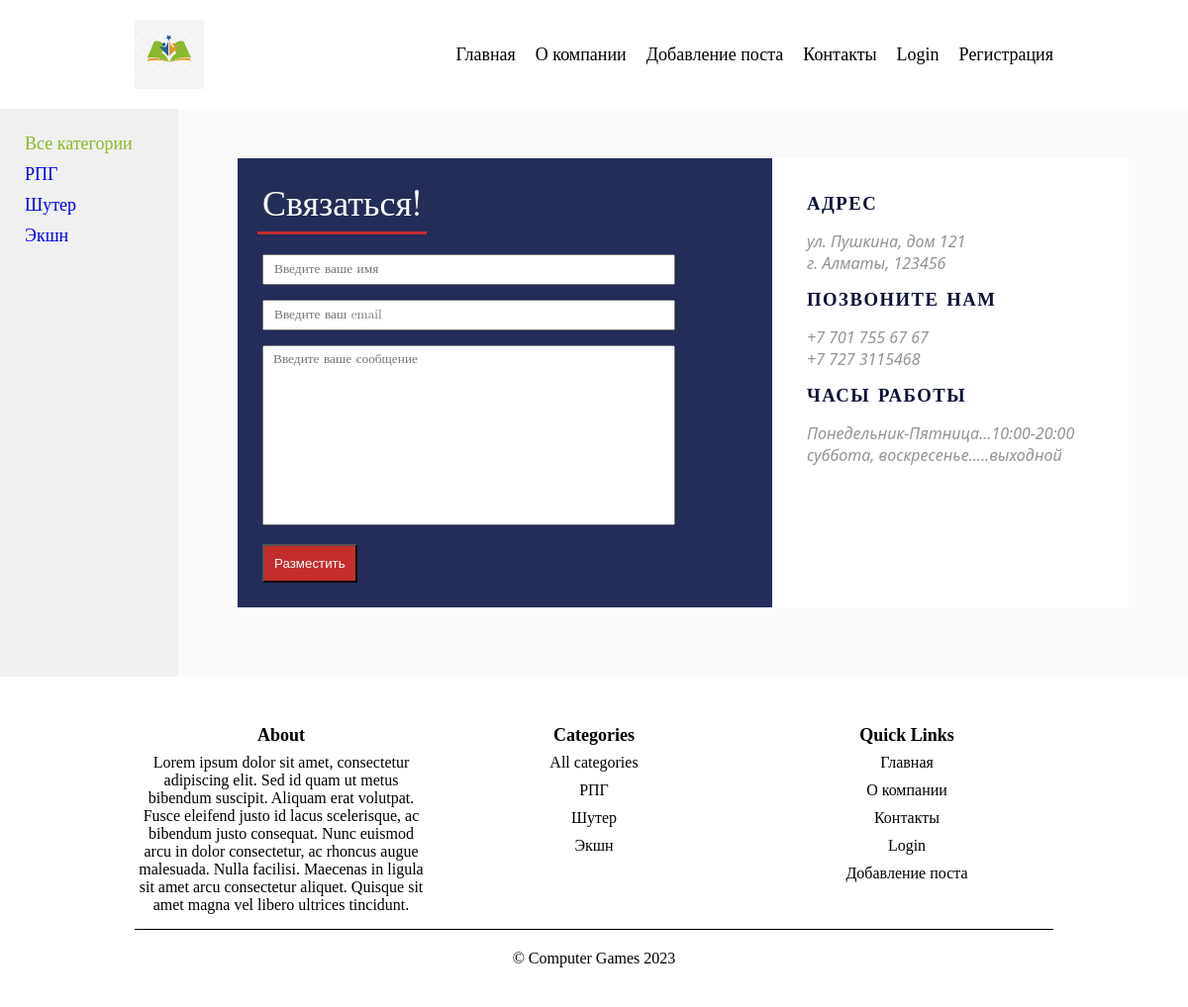
Page /contact/ on the committed database.
### index/models.py (models this page shows)
class Category(models.Model):
    name = models.CharField(max_length=100, db_index=True, verbose_name = 'Категория')
    slug = models.SlugField(max_length=255, db_index=True, verbose_name='URL')
    def __str__(self):
        return self.name
    def get_absolute_url(self):
        return reverse('category', kwargs={'cat_slug':self.slug})
    class Meta:
        verbose_name = 'Категория'
        verbose_name_plural = 'Категории'
        ordering = ['id']

### index/views.py (the view)
# urls.py: path('contact/', ContactView.as_view(), name = 'contact'),
class ContactView(DataMixin, FormView):
    form_class = ContactForm
    template_name = 'index/contact.html'
    success_url = reverse_lazy('home')
    def get_context_data(self, *, object_list=None, **kwargs):
        context = super().get_context_data(**kwargs)
        c_def = self.get_user_context(title="Связаться!", address=['ул. Пушкина, дом 121','г. Алматы, 123456'], phone_nums = ['+7 701 755 67 67', '+7 727 3115468'], opening_hours = ['Понедельник-Пятница...10:00-20:00','суббота, воскресенье.....выходной'])
        return dict(list(context.items()) + list(c_def.items()))

### index/forms.py
class ContactForm(forms.Form):
    name = forms.CharField(max_length=255, widget=forms.TextInput(attrs={'placeholder':'Введите ваше имя','class': 'contact__form__input' }))
    email = forms.CharField(max_length=255, widget=forms.TextInput(attrs={'placeholder':'Введите ваш email','class': 'contact__form__input'}))
    message = forms.CharField( widget=forms.Textarea(attrs={'placeholder':'Введите ваше сообщение', 'class': 'contact__form__input', 'cols': 60,'rows':10}))

### index/templatetags/index_tags.py (called while the page is built)
@register.simple_tag(name = 'getcats')
def get_categories(filter = None):
    if not filter:
        return Category.objects.all()
    else:
        return Category.objects.filter(pk = filter)

@register.inclusion_tag('index/list_categories.html')
def show_categories(sort = None, cat_selected = 0):
    if not sort:
        cats = Category.objects.all()
    else:
        cats = Category.objects.order_by(sort)
    return {'cats' : cats, 'cat_selected' : cat_selected}

@register.inclusion_tag('index/list_menu.html')
def show_menu():
    menu = [
        {'title': 'Главная', 'url_name': 'home'},
        {'title': 'О компании', 'url_name': 'about'},
        {'title': 'Добавление поста', 'url_name': 'addpost'},
        {'title': 'Контакты', 'url_name': 'contact'},
        {'title': 'Login', 'url_name': 'login'},
        {'title': 'Регистрация', 'url_name': 'register'}
    ]
    return {'menu':menu}

@register.inclusion_tag('index/footer.html')
def show_footer():
    menu = [
        {'title': 'Главная', 'url_name': 'home'},
        {'title': 'О компании', 'url_name': 'about'},
        {'title': 'Контакты', 'url_name': 'contact'},
        {'title': 'Login', 'url_name': 'login'},
        {'title': 'Добавление поста', 'url_name' : 'addpost'}
    ]
    about = 'Lorem ipsum dolor sit amet, consectetur adipiscing elit. Sed id quam ut metus bibendum suscipit. Aliquam erat volutpat. Fusce eleifend justo id lacus scelerisque, ac bibendum justo consequat. Nunc euismod arcu in dolor consectetur, ac rhoncus augue malesuada. Nulla facilisi. Maecenas in ligula sit amet arcu consectetur aliquet. Quisque sit amet magna vel libero ultrices tincidunt.'
    return {'menu': menu, 'about' : about}

### index/templates/index/contact.html (shortened to what this page needs)
{%extends 'index/base.html' %}
{% block content %}
    <div class="content">
        <div class="contact__wrap">
            <div class="contact__form">
                <h2>{{title}}</h2>
                <form action="{% url 'contact' %}" method="post">
                    {%for field in form%}
                        <div>
                            {{field}}
                        </div>
                    {% endfor %}
                    <button type="submit">Разместить</button>
                </form>
            </div>
            <div class="contact__info">
                <div class="contact__block">
                    <h3>АДРЕС</h3>
                    {%for line in address %}
                        <p>{{line}}</p>
                    {%endfor%}
                </div>
                <div class="contact__block">
                    <h3>ПОЗВОНИТЕ НАМ</h3>
                    {%for line in phone_nums %}
                        <p>{{line}}</p>
                    {%endfor%}
                </div>
                <div class="contact__block">
                    <h3>ЧАСЫ РАБОТЫ</h3>
                    {%for line in opening_hours %}
                        <p>{{line}}</p>
                    {%endfor%}
                </div>
            </div>
        </div>
    </div>
{% endblock %}

### index/templates/index/list_categories.html
{% for cat in cats %}
    {% if cat_selected == cat.pk %}
        <li class="selected">{{cat.name}}</li>
    {% else %}
        <li><a href="{{cat.get_absolute_url}}">{{cat.name}}</a></li>
    {% endif %}
{% endfor %}

### index/templates/index/footer.html
{% load static %}
{% load index_tags %}
<footer class="footer">
    <div class="container">
        <div class="footer__container">
            <div class="footer__column">
                <h3 class="footer__title">About</h3>
                <div>{{ about }}</div>
            </div>
            <div class="footer__column">
                <h3 class="footer__title">Categories</h3>
                <ul class="footer__menu">
                    {%getcats as cats%}
                    <li><a href="{% url 'home' %}">All categories</a></li>
                    {% for cat in cats %}
                    <li><a href="{{cat.get_absolute_url}}">{{cat.name}}</a></li>
                    {% endfor %}
                </ul>
            </div>
            <div class="footer__column">
                <h3 class="footer__title">Quick Links</h3>
                <ul class="footer__menu">
                    {% for item in menu %}
                        <li><a href="{% url item.url_name %}">{{ item.title }}</a></li>
                    {% endfor %}
                </ul>
            </div>
        </div>
        <p class="footer__copyright">&copy; Computer Games 2023</p>
    </div>
</footer>

### index/static/index/css/style.css (style rules this page uses)
html { height: 100%; scroll-behavior: smooth; }
*, *::before, *::after { padding: 0; margin: 0; box-sizing: border-box; }
ul[class], ol[class] { list-style: none; }
.container { max-width: 80%; padding: 0 16px; margin: 0 auto; }
.content { max-width: 80%; padding: 0 20px; margin-bottom: 20px; }
.sidebar li { padding:5px; font-size:18px; }
.sidebar a { text-decoration: none; }
.footer { margin-top: 30px; padding: 20px 0; text-align: center; }
.footer__container { display: grid; grid-template-columns: 1fr 1fr 1fr; gap: 20px; }
.footer__column { font-size:16px; }
.footer__title { font-size: 18px; line-height: 100%; margin-bottom:10px; }
.footer__menu li { margin-bottom: 10px; }
.footer__menu a { color: #000; text-decoration: none; transition: color 0.2s ease-in-out; }
.footer__copyright { margin-top:15px; border-top: 1px solid #000; padding: 20px 0; }
.contact__wrap { margin: 50px auto; min-width:900px; min-height:450px; display:grid; width:80%; grid-template-columns: 60% 1fr; }
.contact__form { background:#1d2653f7; padding:20px; }
.contact__form h2 { color: #fff; font-size: 36px; font-family: math; font-weight: 500; padding: 5px; display: inline-block; border-bottom: 3px #c52d2d solid; }
.contact__form form { margin:5px; margin-top:20px; }
.contact__form__input { resize: none; margin-bottom:15px; padding:5px 10px; font-family: math; width: 85%; }
.contact__form button { padding: 10px; background:#c52d2d; color:#fff; }
.contact__info { background:#fff; padding:20px; }
.contact__block h3 { padding: 15px; font-family: math; font-weight: 600; color:#030a31f7; letter-spacing:1.5px; }
.contact__block p { padding-left:15px; color:#8f8f8ff7; font-family: system-ui; font-style: italic; }

### rows in the picture
Category: name "РПГ"
Category: name "Шутер"
Category: name "Экшн"

### other values in the picture
{{ item.title }} "Главная" "О компании" "Добавление поста" "Контакты" "Login" "Регистрация"
{{ title }} "Связаться!"
{{ line }} "ул. Пушкина, дом 121" "г. Алматы, 123456"
{{ line }} "+7 701 755 67 67" "+7 727 3115468"
{{ line }} "Понедельник-Пятница...10:00-20:00" "суббота, воскресенье.....выходной"
{{ item.title }} "Главная" "О компании" "Контакты" "Login" "Добавление поста"
